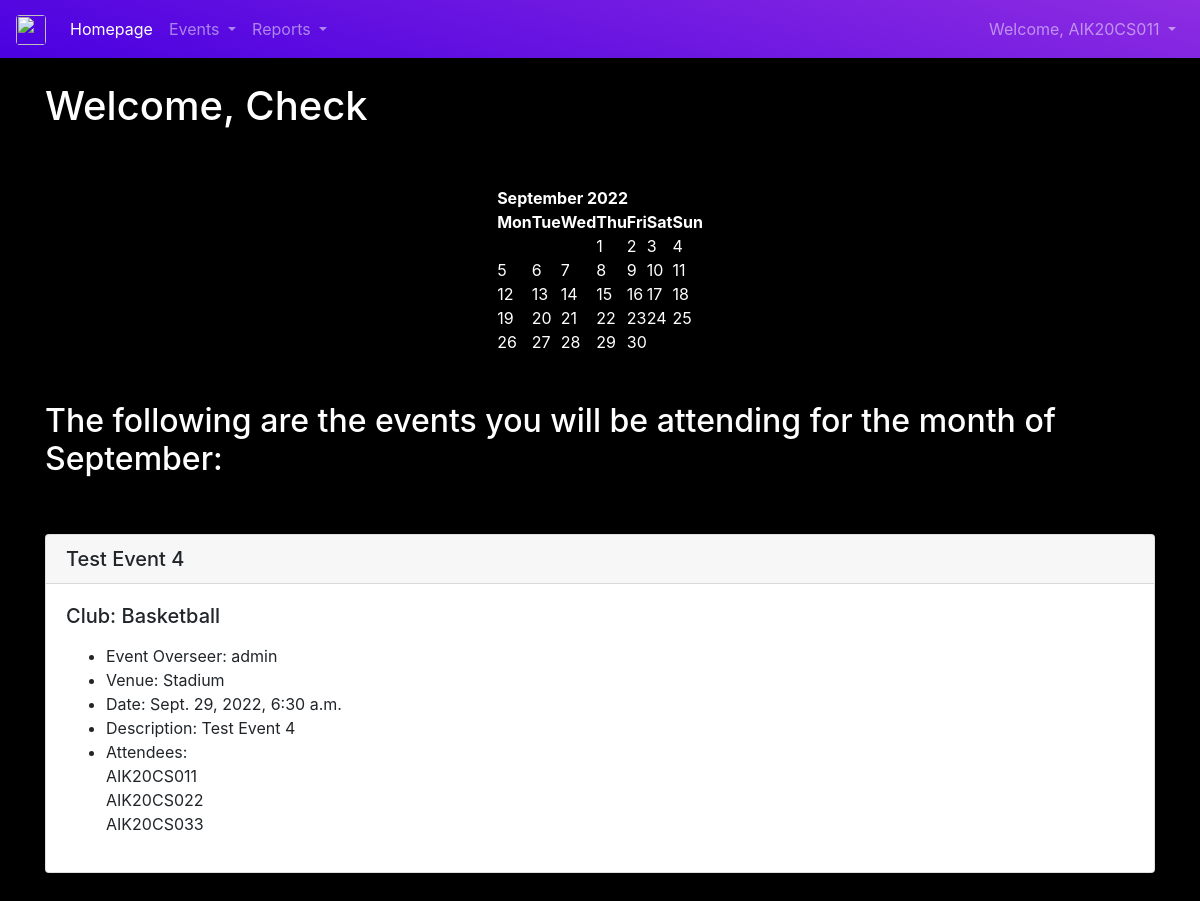
Screenshot of /clubhomepage (signed in) with the database file from the repository.
### App2/models.py (models this page shows)
class BaseModel(models.Model):
    objects=models.Manager()
    class Meta:
        abstract = True

class Event(BaseModel):
    name = models.CharField('Event Name', max_length=120)
    overseer = models.ForeignKey(User, default='', blank=True, null=False, on_delete=models.CASCADE, related_name='Overseer')
    event_club = models.ForeignKey(Club, default='', blank=True, null=False, on_delete=models.CASCADE)
    event_date = models.DateTimeField('Event Date')
    venue = models.ForeignKey(Venue, blank=True, null=True, on_delete=models.CASCADE)
    description = models.TextField(blank=True)
    attendees = models.ManyToManyField(User, blank=True, related_name='Attendees')
    approved = models.BooleanField(default=False)
    def __str__(self):
        return self.name

class Club(models.Model):
    name = models.CharField('Club Name', max_length=50)
    def __str__(self):
        return self.name

class Venue(models.Model):
    name = models.CharField('Venue Name', max_length=120)
    address = models.CharField('Address', max_length=320)
    phone = models.CharField('Contact Number', max_length=120)
    def __str__(self):
        return self.name

### App2/views.py (the view)
# urls.py: path("clubhomepage", views.clubhomepage, name="clubhomepage"),
def clubhomepage(request, year=datetime.now().year, month=datetime.now().strftime('%B')):
    if request.user.is_authenticated:
        month = month.capitalize()
        monthnum = list(calendar.month_name).index(month)
        monthnum = int(monthnum)
        cal = HTMLCalendar().formatmonth(year, monthnum)
        now = datetime.now()
        cyear = now.year
        Identity = request.user.id
        events = Event.objects.filter(attendees=Identity,
                                      event_date__year=year,
                                      event_date__month=monthnum).order_by('event_date')
        return render(request, 'App2/clubhomepage.html',
                      {"events": events,
                       "year": year,
                       "month": month,
                       "monthnum": monthnum,
                       "cal": cal,
                       "cyear": cyear, })
    else:
        messages.error(request, ("You are not logged in."))
        return HttpResponseRedirect('/homepage')

### App2/templates/App2/clubhomepage.html (shortened to what this page needs)
<!DOCTYPE html>
<html lang="en">
<head>
    {% extends 'App2/header.html' %}
    {% load static %}
{% block content %}
{% if user.is_authenticated %}
    <div>
        <h1 id="header">Welcome, {{ user.first_name }}</h1>
        <div class="container" id="cal">
        <center>
        <br/><br/>
        {{ cal|safe }}
        <br/><br/>
        </center>
        </div>
        <h2 id="head">The following are the events you will be attending for the month of {{ month }}:</h2>
        <br/><br/>
        {% for event in events %}
        {% if event.approved %}
        <div class="card">
            <h5 class="card-header">
                {{ event }}
            </h5>
            <div class="card-body">
                <h5 class="card-title">Club: {{ event.event_club }}</h5>
                <p class="card-text">
                <ul>
                    <li>Event Overseer: {{ event.overseer }}</li>
                    <li>Venue: {{ event.venue }}</li>
                    <li>Date: {{ event.event_date }}</li>
                    <li>Description: {{ event.description }}</li>
                    <li>Attendees:<br/>
                        {% for user in event.attendees.all %}
                        {{ user }}<br/>
                        {% endfor %}
                    </li>
                </ul>
                </p>
            </div>
        </div>
        {% endif %}
        <br/><br/>
        {% endfor %}
    </div>
{% else %}
    <form>
	<h1>Sorry! You must be logged in to view the Club Homepage</h1>
	<br/>
	<p>Please <a href="/login">login</a> to access this page.</p>
    </form>
{% endif %}
{% endblock %}

### App2/templates/App2/includes/navbar.html (shortened to what this page needs)
<!DOCTYPE html>
<html lang="en">
<head>
</head>
<body>
{% if user.is_authenticated %}
    {% if user.is_superuser %}
        <nav class="navbar navbar-expand-lg navbar-light bg-custom-2">
          <a class="navbar-brand" href="/">
            <img src="https://aisat.ac.in/wp-content/uploads/2018/05/logo.png" class="rounded" width="30" height="30" alt="" loading="lazy">
          </a>
          <button class="navbar-toggler" type="button" data-toggle="collapse" data-target="#navbarSupportedContent1" aria-controls="navbarSupportedContent1" aria-expanded="false" aria-label="Toggle navigation">
            <span class="navbar-toggler-icon"></span>
          </button>
          <div class="collapse navbar-collapse" id="navbarSupportedContent1">
            <ul class="navbar-nav mr-auto">
              <li class="nav-item active">
                <a class="nav-link" href="clubhomepage">Homepage<span class="sr-only">(current)</span></a>
              </li>
              <li class="nav-item dropdown">
                <a class="nav-link dropdown-toggle" href="#" id="navbarDropdown1" role="button" data-toggle="dropdown" aria-haspopup="true" aria-expanded="false">
                  Venues
                </a>
                <div class="dropdown-menu" aria-labelledby="navbarDropdown1">
                  <a class="dropdown-item" href="/venues">Venues</a>
                  <a class="dropdown-item" href="/addvenue">Add Venue</a>
                </div>
              </li>
              <li class="nav-item dropdown">
                <a class="nav-link dropdown-toggle" href="#" id="navbarDropdown2" role="button" data-toggle="dropdown" aria-haspopup="true" aria-expanded="false">
                  Events
                </a>
                <div class="dropdown-menu" aria-labelledby="navbarDropdown2">
                  <a class="dropdown-item" href="/events">Events</a>
                  <a class="dropdown-item" href="/addevent">Add Events</a>
                  <a class="dropdown-item" href="/eventapproval">Event Approval</a>
                </div>
              </li>
              <li class="nav-item">
                <a class="nav-link" href="/reports">View Archive</a>
              </li>
              <li class="nav-item">
                <a class="nav-link" href="/users">View Users</a>
              </li>
            </ul>
            <ul class="navbar-nav">
                {% if user.is_authenticated %}
                <li class="nav-item dropdown">
                <a class="nav-link dropdown-toggle" href="#" id="navbarDropdown4" role="button" data-toggle="dropdown" aria-haspopup="true" aria-expanded="false">
                    Welcome, {{user.username}}
                </a>
                <div class="dropdown-menu" aria-labelledby="navbarDropdown4">
                  <a class="dropdown-item" href="/edituser">Edit Profile</a>
                  <a class="dropdown-item" href="/logout">Logout</a>
                </div>
              </li>
                {% else %}
                <li class="nav-item">
                    <a class="nav-link" href="/login">Login</a>
                </li>
                {% endif %}
            </ul>
          </div>
        </nav>
    {% else %}
        <nav class="navbar navbar-expand-lg navbar-dark bg-custom-1">
            <a class="navbar-brand" href="/">
                <img src="https://aisat.ac.in/wp-content/uploads/2018/05/logo.png" class="rounded" width="30" height="30" alt="" loading="lazy">
            </a>
        <div class="collapse navbar-collapse" id="navbarSupportedContent8">
            <ul class="navbar-nav mr-auto">
                <li class="nav-item active">
                  <a class="nav-link" href="/clubhomepage">Homepage<span class="sr-only">(current)</span></a>
                </li>
                <li class="nav-item dropdown">
                <a class="nav-link dropdown-toggle" href="#" id="navbarDropdown8" role="button" data-toggle="dropdown" aria-haspopup="true" aria-expanded="false">
                  Events
                </a>
              </li>
              <li class="nav-item dropdown">
                <a class="nav-link dropdown-toggle" href="#" id="navbarDropdown3" role="button" data-toggle="dropdown" aria-haspopup="true" aria-expanded="false">
                  Reports
                </a>
              </li>
            </ul>
            <ul class="navbar-nav">
                {% if user.is_authenticated %}
                    <li class="nav-item dropdown">
                        <a class="nav-link dropdown-toggle" href="#" id="navbarDropdown5" role="button" data-toggle="dropdown" aria-haspopup="true" aria-expanded="false">
                            Welcome, {{user.username}}
                        </a>
                    </li>
                {% else %}
                    <li class="nav-item">
                        <a class="nav-link" href="/login">Login</a>
                    </li>
                {% endif %}
            </ul>
        </div>
    </nav>
    {% endif %}
{% endif %}
</body>
</html>

### App2/static/css/home.css (style rules this page uses)
body { background-color: black !important; }
#header { color: white; !important }
#head { color: white; !important }
#cal { color: white; !important }

### App2/templates/App2/includes/navbar.html (style rules this page uses)
.bg-custom-1 { background-image: linear-gradient(15deg, #4A00E0 0%, #8E2DE2 100%); }

### rows the page displays
Event: name "Test Event 4", event_club "Basketball", overseer "admin", venue "Stadium", event_date "Sept. 29, 2022, 6:30 a.m.", description "Test Event 4"

### other values shown
{{ user.username }} "AIK20CS011"
{{ user.first_name }} "Check"
{{ cal|safe }} "September 2022 Mon Tue Wed Thu Fri Sat Sun 1 2 3 4 5 6 7 8 9 10 11 12 13 14 15 16 17 18 19 20 21 22 23 24 25 26 27 28 29 30"
{{ month }} "September"
{{ user }} "AIK20CS011"
{{ user }} "AIK20CS022"
{{ user }} "AIK20CS033"
